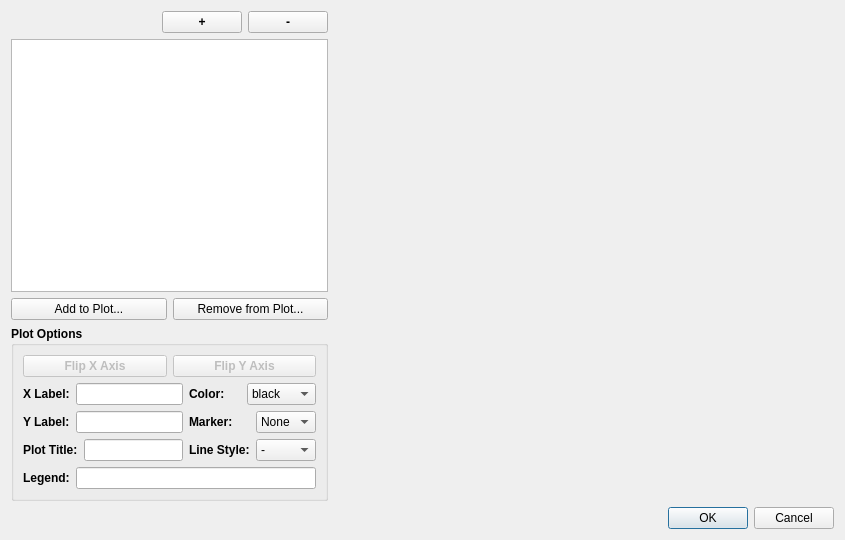
<?xml version="1.0" encoding="UTF-8"?>
<ui version="4.0">
 <class>Dialog</class>
 <widget class="QDialog" name="Dialog">
  <property name="geometry">
   <rect>
    <x>0</x>
    <y>0</y>
    <width>845</width>
    <height>540</height>
   </rect>
  </property>
  <property name="minimumSize">
   <size>
    <width>0</width>
    <height>0</height>
   </size>
  </property>
  <property name="windowTitle">
   <string>NASMAT Data Plot...</string>
  </property>
  <layout class="QVBoxLayout" name="verticalLayout_5">
   <item>
    <layout class="QHBoxLayout" name="horizontalLayout_6">
     <item>
      <layout class="QVBoxLayout" name="verticalLayout_2">
       <item>
        <layout class="QHBoxLayout" name="horizontalLayout_4">
         <item>
          <spacer name="horizontalSpacer">
           <property name="orientation">
            <enum>Qt::Horizontal</enum>
           </property>
           <property name="sizeHint" stdset="0">
            <size>
             <width>108</width>
             <height>20</height>
            </size>
           </property>
          </spacer>
         </item>
         <item>
          <widget class="QPushButton" name="add_pb">
           <property name="font">
            <font>
             <weight>75</weight>
             <bold>true</bold>
            </font>
           </property>
           <property name="text">
            <string>+</string>
           </property>
          </widget>
         </item>
         <item>
          <widget class="QPushButton" name="rm_pb">
           <property name="font">
            <font>
             <weight>75</weight>
             <bold>true</bold>
            </font>
           </property>
           <property name="text">
            <string>-</string>
           </property>
          </widget>
         </item>
        </layout>
       </item>
       <item>
        <widget class="QListWidget" name="avail_data">
         <property name="selectionMode">
          <enum>QAbstractItemView::SingleSelection</enum>
         </property>
        </widget>
       </item>
       <item>
        <layout class="QHBoxLayout" name="horizontalLayout_5">
         <item>
          <widget class="QPushButton" name="addplot_pb">
           <property name="text">
            <string>Add to Plot...</string>
           </property>
          </widget>
         </item>
         <item>
          <widget class="QPushButton" name="rmplot_pb">
           <property name="text">
            <string>Remove from Plot...</string>
           </property>
          </widget>
         </item>
        </layout>
       </item>
       <item>
        <widget class="QGroupBox" name="pltopts_gb">
         <property name="font">
          <font>
           <weight>75</weight>
           <bold>true</bold>
          </font>
         </property>
         <property name="title">
          <string>Plot Options</string>
         </property>
         <layout class="QVBoxLayout" name="verticalLayout_3">
          <item>
           <layout class="QHBoxLayout" name="horizontalLayout_11">
            <item>
             <widget class="QPushButton" name="flipX_pb">
              <property name="enabled">
               <bool>false</bool>
              </property>
              <property name="text">
               <string>Flip X Axis</string>
              </property>
             </widget>
            </item>
            <item>
             <widget class="QPushButton" name="flipY_pb">
              <property name="enabled">
               <bool>false</bool>
              </property>
              <property name="text">
               <string>Flip Y Axis</string>
              </property>
             </widget>
            </item>
           </layout>
          </item>
          <item>
           <layout class="QHBoxLayout" name="horizontalLayout_10">
            <item>
             <layout class="QVBoxLayout" name="verticalLayout">
              <item>
               <layout class="QHBoxLayout" name="horizontalLayout_7">
                <item>
                 <widget class="QLabel" name="x_label">
                  <property name="text">
                   <string>X Label:</string>
                  </property>
                 </widget>
                </item>
                <item>
                 <widget class="QLineEdit" name="x_lineEdit">
                  <property name="font">
                   <font>
                    <weight>50</weight>
                    <bold>false</bold>
                   </font>
                  </property>
                 </widget>
                </item>
               </layout>
              </item>
              <item>
               <layout class="QHBoxLayout" name="horizontalLayout_8">
                <item>
                 <widget class="QLabel" name="y_label">
                  <property name="text">
                   <string>Y Label:</string>
                  </property>
                 </widget>
                </item>
                <item>
                 <widget class="QLineEdit" name="y_lineEdit">
                  <property name="font">
                   <font>
                    <weight>50</weight>
                    <bold>false</bold>
                   </font>
                  </property>
                 </widget>
                </item>
               </layout>
              </item>
              <item>
               <layout class="QHBoxLayout" name="horizontalLayout_9">
                <item>
                 <widget class="QLabel" name="title_label">
                  <property name="text">
                   <string>Plot Title:</string>
                  </property>
                 </widget>
                </item>
                <item>
                 <widget class="QLineEdit" name="title_lineEdit">
                  <property name="font">
                   <font>
                    <weight>50</weight>
                    <bold>false</bold>
                   </font>
                  </property>
                 </widget>
                </item>
               </layout>
              </item>
             </layout>
            </item>
            <item>
             <layout class="QVBoxLayout" name="verticalLayout_4">
              <item>
               <layout class="QHBoxLayout" name="horizontalLayout">
                <item>
                 <widget class="QLabel" name="color_label">
                  <property name="text">
                   <string>Color:</string>
                  </property>
                 </widget>
                </item>
                <item>
                 <widget class="QComboBox" name="color_cb">
                  <property name="font">
                   <font>
                    <weight>50</weight>
                    <bold>false</bold>
                   </font>
                  </property>
                  <item>
                   <property name="text">
                    <string>black</string>
                   </property>
                  </item>
                  <item>
                   <property name="text">
                    <string>blue</string>
                   </property>
                  </item>
                  <item>
                   <property name="text">
                    <string>orange</string>
                   </property>
                  </item>
                  <item>
                   <property name="text">
                    <string>green</string>
                   </property>
                  </item>
                  <item>
                   <property name="text">
                    <string>red</string>
                   </property>
                  </item>
                  <item>
                   <property name="text">
                    <string>purple</string>
                   </property>
                  </item>
                  <item>
                   <property name="text">
                    <string>brown</string>
                   </property>
                  </item>
                  <item>
                   <property name="text">
                    <string>pink</string>
                   </property>
                  </item>
                  <item>
                   <property name="text">
                    <string>gray</string>
                   </property>
                  </item>
                 </widget>
                </item>
               </layout>
              </item>
              <item>
               <layout class="QHBoxLayout" name="horizontalLayout_2">
                <item>
                 <widget class="QLabel" name="marker_label">
                  <property name="text">
                   <string>Marker:</string>
                  </property>
                 </widget>
                </item>
                <item>
                 <widget class="QComboBox" name="marker_cb">
                  <property name="font">
                   <font>
                    <weight>50</weight>
                    <bold>false</bold>
                   </font>
                  </property>
                  <item>
                   <property name="text">
                    <string>None</string>
                   </property>
                  </item>
                  <item>
                   <property name="text">
                    <string>o</string>
                   </property>
                  </item>
                  <item>
                   <property name="text">
                    <string>s</string>
                   </property>
                  </item>
                  <item>
                   <property name="text">
                    <string>^</string>
                   </property>
                  </item>
                  <item>
                   <property name="text">
                    <string>v</string>
                   </property>
                  </item>
                  <item>
                   <property name="text">
                    <string>D</string>
                   </property>
                  </item>
                  <item>
                   <property name="text">
                    <string>+</string>
                   </property>
                  </item>
                  <item>
                   <property name="text">
                    <string>x</string>
                   </property>
                  </item>
                  <item>
                   <property name="text">
                    <string>*</string>
                   </property>
                  </item>
                 </widget>
                </item>
               </layout>
              </item>
              <item>
               <layout class="QHBoxLayout" name="horizontalLayout_3">
                <item>
                 <widget class="QLabel" name="linestyle_label">
                  <property name="text">
                   <string>Line Style:</string>
                  </property>
                 </widget>
                </item>
                <item>
                 <widget class="QComboBox" name="linestyle_cb">
                  <property name="font">
                   <font>
                    <weight>50</weight>
                    <bold>false</bold>
                   </font>
                  </property>
                  <item>
                   <property name="text">
                    <string>-</string>
                   </property>
                  </item>
                  <item>
                   <property name="text">
                    <string>--</string>
                   </property>
                  </item>
                  <item>
                   <property name="text">
                    <string>-.</string>
                   </property>
                  </item>
                  <item>
                   <property name="text">
                    <string>:</string>
                   </property>
                  </item>
                  <item>
                   <property name="text">
                    <string>None</string>
                   </property>
                  </item>
                 </widget>
                </item>
               </layout>
              </item>
             </layout>
            </item>
           </layout>
          </item>
          <item>
           <layout class="QHBoxLayout" name="horizontalLayout_12">
            <item>
             <widget class="QLabel" name="legend_label">
              <property name="text">
               <string>Legend:</string>
              </property>
             </widget>
            </item>
            <item>
             <widget class="QLineEdit" name="legend_lineEdit">
              <property name="font">
               <font>
                <weight>50</weight>
                <bold>false</bold>
               </font>
              </property>
             </widget>
            </item>
           </layout>
          </item>
         </layout>
        </widget>
       </item>
      </layout>
     </item>
     <item>
      <widget class="PltWidget" name="PltWidget" native="true">
       <property name="sizePolicy">
        <sizepolicy hsizetype="Preferred" vsizetype="Preferred">
         <horstretch>0</horstretch>
         <verstretch>0</verstretch>
        </sizepolicy>
       </property>
       <property name="minimumSize">
        <size>
         <width>500</width>
         <height>200</height>
        </size>
       </property>
      </widget>
     </item>
    </layout>
   </item>
   <item>
    <widget class="QDialogButtonBox" name="buttonBox">
     <property name="orientation">
      <enum>Qt::Horizontal</enum>
     </property>
     <property name="standardButtons">
      <set>QDialogButtonBox::Cancel|QDialogButtonBox::Ok</set>
     </property>
    </widget>
   </item>
  </layout>
 </widget>
 <customwidgets>
  <customwidget>
   <class>PltWidget</class>
   <extends>QWidget</extends>
   <header>plt_widget.h</header>
   <container>1</container>
  </customwidget>
 </customwidgets>
 <resources/>
 <connections>
  <connection>
   <sender>buttonBox</sender>
   <signal>accepted()</signal>
   <receiver>Dialog</receiver>
   <slot>accept()</slot>
   <hints>
    <hint type="sourcelabel">
     <x>248</x>
     <y>254</y>
    </hint>
    <hint type="destinationlabel">
     <x>157</x>
     <y>274</y>
    </hint>
   </hints>
  </connection>
  <connection>
   <sender>buttonBox</sender>
   <signal>rejected()</signal>
   <receiver>Dialog</receiver>
   <slot>reject()</slot>
   <hints>
    <hint type="sourcelabel">
     <x>316</x>
     <y>260</y>
    </hint>
    <hint type="destinationlabel">
     <x>286</x>
     <y>274</y>
    </hint>
   </hints>
  </connection>
  <connection>
   <sender>add_pb</sender>
   <signal>clicked()</signal>
   <receiver>Dialog</receiver>
   <slot>add_data_from_file()</slot>
   <hints>
    <hint type="sourcelabel">
     <x>186</x>
     <y>25</y>
    </hint>
    <hint type="destinationlabel">
     <x>411</x>
     <y>210</y>
    </hint>
   </hints>
  </connection>
  <connection>
   <sender>rm_pb</sender>
   <signal>clicked()</signal>
   <receiver>Dialog</receiver>
   <slot>rm_data()</slot>
   <hints>
    <hint type="sourcelabel">
     <x>267</x>
     <y>25</y>
    </hint>
    <hint type="destinationlabel">
     <x>411</x>
     <y>210</y>
    </hint>
   </hints>
  </connection>
  <connection>
   <sender>addplot_pb</sender>
   <signal>clicked()</signal>
   <receiver>Dialog</receiver>
   <slot>add_to_plot()</slot>
   <hints>
    <hint type="sourcelabel">
     <x>84</x>
     <y>246</y>
    </hint>
    <hint type="destinationlabel">
     <x>411</x>
     <y>210</y>
    </hint>
   </hints>
  </connection>
  <connection>
   <sender>rmplot_pb</sender>
   <signal>clicked()</signal>
   <receiver>Dialog</receiver>
   <slot>rm_from_plot()</slot>
   <hints>
    <hint type="sourcelabel">
     <x>232</x>
     <y>246</y>
    </hint>
    <hint type="destinationlabel">
     <x>411</x>
     <y>210</y>
    </hint>
   </hints>
  </connection>
  <connection>
   <sender>title_lineEdit</sender>
   <signal>editingFinished()</signal>
   <receiver>Dialog</receiver>
   <slot>change_title()</slot>
   <hints>
    <hint type="sourcelabel">
     <x>112</x>
     <y>356</y>
    </hint>
    <hint type="destinationlabel">
     <x>411</x>
     <y>210</y>
    </hint>
   </hints>
  </connection>
  <connection>
   <sender>x_lineEdit</sender>
   <signal>editingFinished()</signal>
   <receiver>Dialog</receiver>
   <slot>change_xlabel()</slot>
   <hints>
    <hint type="sourcelabel">
     <x>107</x>
     <y>300</y>
    </hint>
    <hint type="destinationlabel">
     <x>411</x>
     <y>210</y>
    </hint>
   </hints>
  </connection>
  <connection>
   <sender>y_lineEdit</sender>
   <signal>editingFinished()</signal>
   <receiver>Dialog</receiver>
   <slot>change_ylabel()</slot>
   <hints>
    <hint type="sourcelabel">
     <x>107</x>
     <y>328</y>
    </hint>
    <hint type="destinationlabel">
     <x>411</x>
     <y>210</y>
    </hint>
   </hints>
  </connection>
  <connection>
   <sender>color_cb</sender>
   <signal>currentIndexChanged(int)</signal>
   <receiver>Dialog</receiver>
   <slot>change_plot()</slot>
   <hints>
    <hint type="sourcelabel">
     <x>253</x>
     <y>300</y>
    </hint>
    <hint type="destinationlabel">
     <x>411</x>
     <y>210</y>
    </hint>
   </hints>
  </connection>
  <connection>
   <sender>marker_cb</sender>
   <signal>currentIndexChanged(int)</signal>
   <receiver>Dialog</receiver>
   <slot>change_plot()</slot>
   <hints>
    <hint type="sourcelabel">
     <x>253</x>
     <y>328</y>
    </hint>
    <hint type="destinationlabel">
     <x>411</x>
     <y>210</y>
    </hint>
   </hints>
  </connection>
  <connection>
   <sender>linestyle_cb</sender>
   <signal>currentIndexChanged(int)</signal>
   <receiver>Dialog</receiver>
   <slot>change_plot()</slot>
   <hints>
    <hint type="sourcelabel">
     <x>253</x>
     <y>356</y>
    </hint>
    <hint type="destinationlabel">
     <x>411</x>
     <y>210</y>
    </hint>
   </hints>
  </connection>
  <connection>
   <sender>avail_data</sender>
   <signal>itemSelectionChanged()</signal>
   <receiver>Dialog</receiver>
   <slot>set_plotopts()</slot>
   <hints>
    <hint type="sourcelabel">
     <x>158</x>
     <y>135</y>
    </hint>
    <hint type="destinationlabel">
     <x>411</x>
     <y>210</y>
    </hint>
   </hints>
  </connection>
  <connection>
   <sender>legend_lineEdit</sender>
   <signal>editingFinished()</signal>
   <receiver>Dialog</receiver>
   <slot>change_plot()</slot>
   <hints>
    <hint type="sourcelabel">
     <x>183</x>
     <y>358</y>
    </hint>
    <hint type="destinationlabel">
     <x>411</x>
     <y>210</y>
    </hint>
   </hints>
  </connection>
  <connection>
   <sender>flipX_pb</sender>
   <signal>clicked()</signal>
   <receiver>Dialog</receiver>
   <slot>flip_x()</slot>
   <hints>
    <hint type="sourcelabel">
     <x>95</x>
     <y>328</y>
    </hint>
    <hint type="destinationlabel">
     <x>422</x>
     <y>269</y>
    </hint>
   </hints>
  </connection>
  <connection>
   <sender>flipY_pb</sender>
   <signal>clicked()</signal>
   <receiver>Dialog</receiver>
   <slot>flip_y()</slot>
   <hints>
    <hint type="sourcelabel">
     <x>242</x>
     <y>328</y>
    </hint>
    <hint type="destinationlabel">
     <x>422</x>
     <y>269</y>
    </hint>
   </hints>
  </connection>
 </connections>
 <slots>
  <slot>add_data_from_file()</slot>
  <slot>rm_data()</slot>
  <slot>add_to_plot()</slot>
  <slot>rm_from_plot()</slot>
  <slot>change_title()</slot>
  <slot>change_xlabel()</slot>
  <slot>change_ylabel()</slot>
  <slot>change_plot()</slot>
  <slot>set_plotopts()</slot>
  <slot>flip_x()</slot>
  <slot>flip_y()</slot>
 </slots>
</ui>
